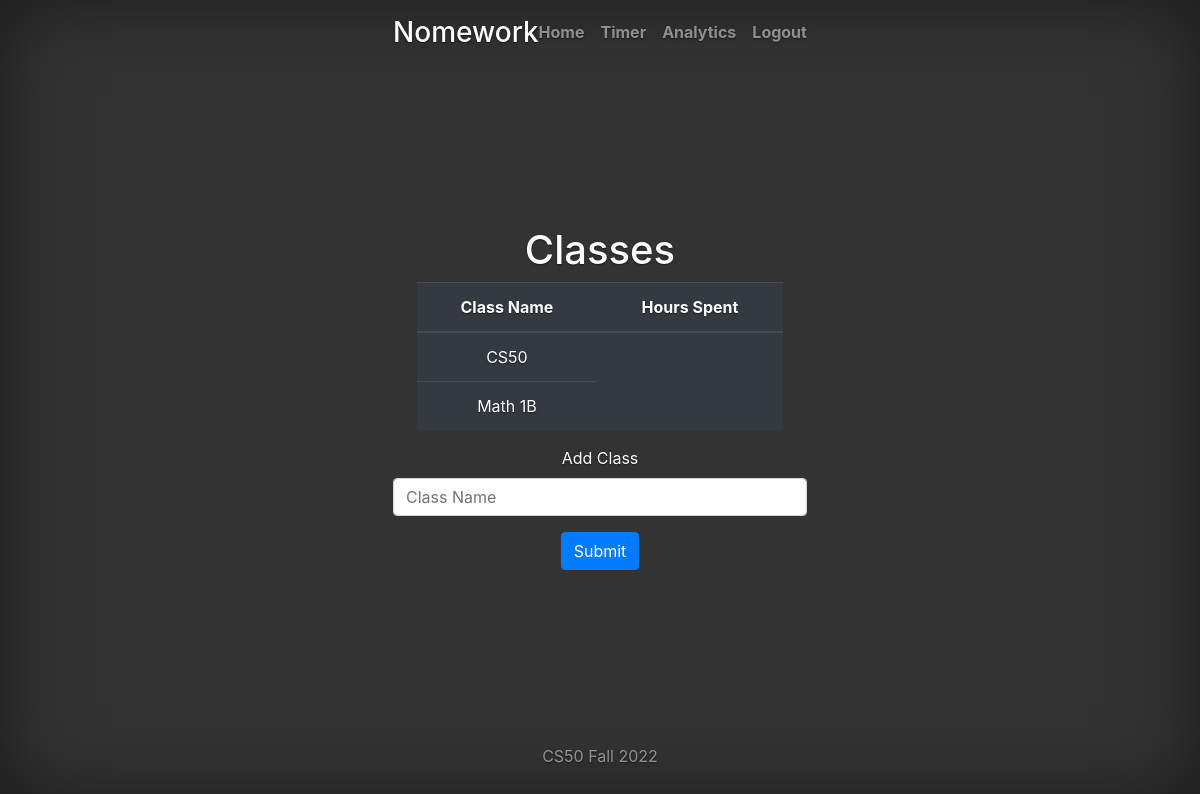
Before: / (signed in) with the older database file.
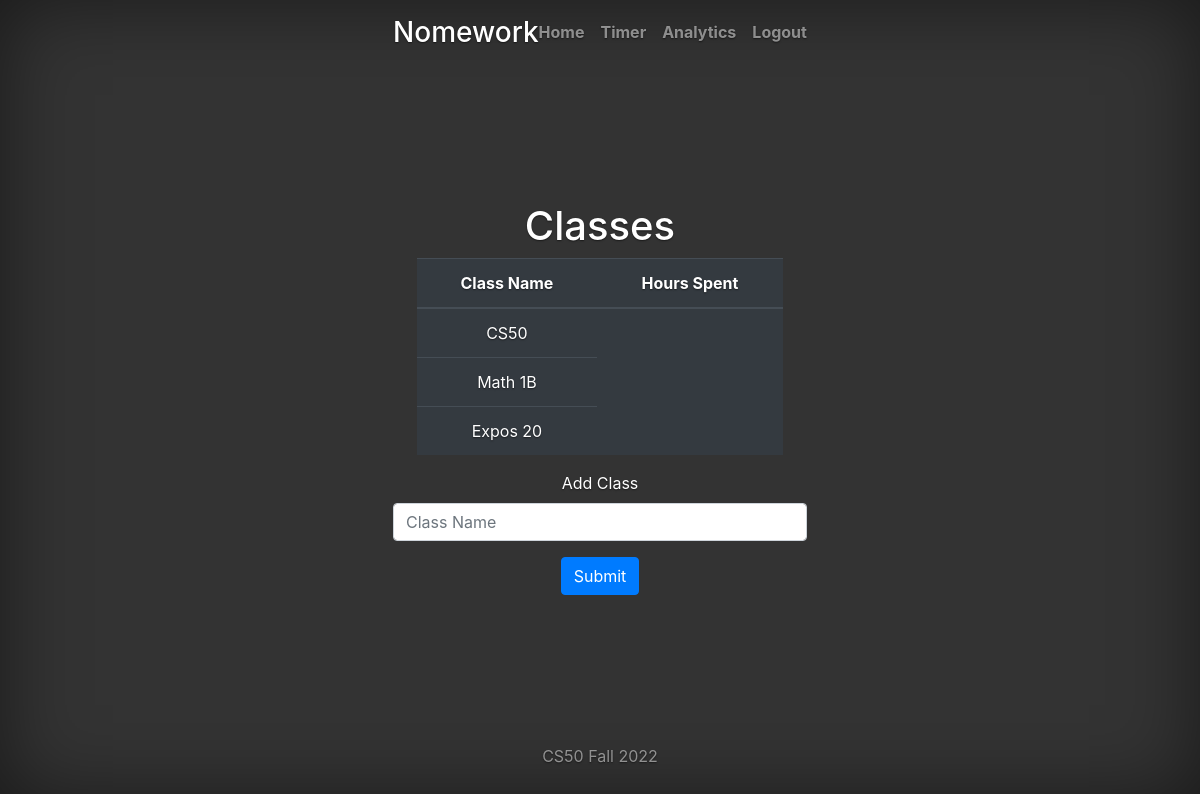
After: the same page with the newer database file.
### tables this page shows
CREATE TABLE classes (
    id INTEGER PRIMARY KEY AUTOINCREMENT,
    name TEXT NOT NULL,
    user_id INTEGER NOT NULL,
    FOREIGN KEY (user_id) REFERENCES users (id)
);

### app.py (the view)
@app.route("/", methods=['GET', 'POST'])
@login_required
def index():
    if request.method == "POST":
        db.execute("INSERT INTO classes (name, user_id) VALUES (?, ?)", [request.form.get("classname"), session["user_id"]])
        con.commit()
        return redirect("/")
    else:
        db.execute("SELECT name FROM classes WHERE user_id = ?", [session["user_id"]])
        userclasses = db.fetchall()
        classes = []
        for x in range(len(userclasses)):
            classes.append(userclasses[x][0])
        return render_template("index.html", classes=classes)

### helpers.py (called while the page is built)
def login_required(f):
    @wraps(f)
    def decorated_function(*args, **kwargs):
        if session.get("user_id") is None:
            return redirect("/login")
        return f(*args, **kwargs)
    return decorated_function

### templates/index.html (shortened to what this page needs)
{% extends "layout.html" %}
{% block body %}
<main role="main" class="inner cover">
    <h1 class="cover-heading">Classes</h1>
    <table class="table table-dark">
        <thead>
            <th class="text-start">Class Name</th>
            <th class="text-end">Hours Spent</th>
        </thead>
        <tbody>
            {% for class in classes %}
                <tr>
                    <td class="text-start">{{ class }}</td>
                </tr>
            {% endfor %}
        </tbody>
    </table>
</main>
<div>
    <form action="/" method="post">
        <div class="form-group">
          <label for="classname">Add Class</label>
          <input type="text" class="form-control" id="classname" name="classname" placeholder="Class Name">
        </div>
        <button type="submit" class="btn btn-primary">Submit</button>
    </form>
</div>
{% endblock %}

### templates/layout.html (shortened to what this page needs)
<!doctype html>
<html lang="en">
  <head>
    <link rel="stylesheet" href="https://cdn.jsdelivr.net/npm/bootstrap@4.3.1/dist/css/bootstrap.min.css">
    <link href="/static/cover.css" rel="stylesheet">
  </head>
  <body class="text-center">
    <div class="cover-container d-flex h-100 p-3 mx-auto flex-column">
      <header class="masthead mb-auto">
        <div class="inner">
        {% if session["user_id"] %}
          <h3 class="masthead-brand">Nomework</h3>
        {% else %}
          <h3><a class='masthead-brand' href="/home">Nomework</a></h3>
        {% endif %}
          <nav class="nav nav-masthead justify-content-center">
        {% if session["user_id"] %}
        <a class="nav-link" href="/">Home</a>
            <a class="nav-link" href="/timer">Timer</a>
            <a class="nav-link" href="/analytics">Analytics</a>
            <a class="nav-link" href="/logout">Logout</a>
          </nav>
        {% endif %}
        </div>
      </header>
    {% block body %}{% endblock %}
    <footer class="mastfoot mt-auto">
        <div class="inner">
          <p>CS50 Fall 2022</p>
        </div>
    </footer>
    </div>
</body>
</html>

### static/cover.css (style rules this page uses)
a, a:focus, a:hover { color: #fff; }
html, body { height: 100%; background-color: #333; }
body { display: -ms-flexbox; display: -webkit-box; display: flex; -ms-flex-pack: center; -webkit-box-pack: center; justify-content: center; color: #fff; text-shadow: 0 .05rem .1rem rgba(0, 0, 0, .5); box-shadow: inset 0 0 5rem rgba(0, 0, 0, .5); }
.cover-container { max-width: 42em; }
.masthead { margin-bottom: 2rem; }
.masthead-brand { margin-bottom: 0; }
.nav-masthead .nav-link { padding: .25rem 0; font-weight: 700; color: rgba(255, 255, 255, .5); background-color: transparent; border-bottom: .25rem solid transparent; }
.nav-masthead .nav-link + .nav-link { margin-left: 1rem; }
@media (min-width: 48em) { .masthead-brand { float: left; } }
@media (min-width: 48em) { .nav-masthead { float: right; } }
.cover { padding: 0 1.5rem; }
.mastfoot { color: rgba(255, 255, 255, .5); }

Changed rows visible on the page:
added classes: name "Expos 20"
